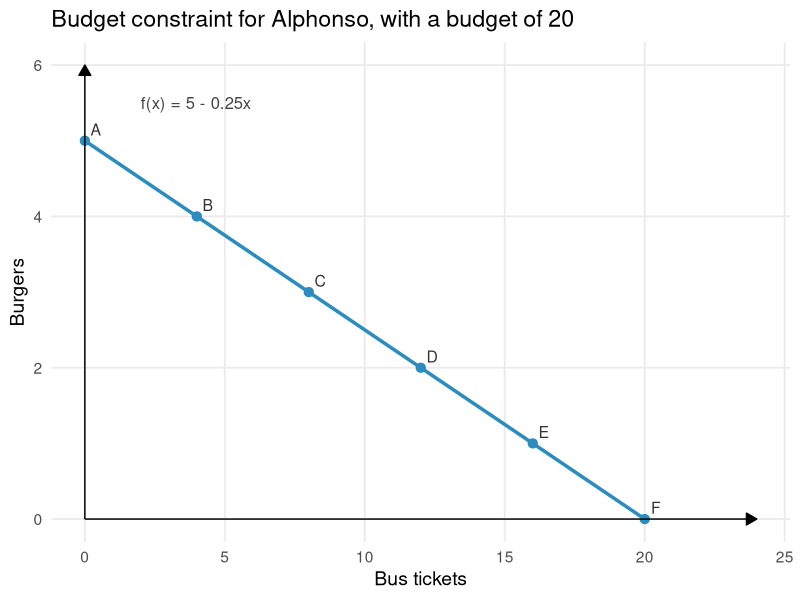

This chart was generated by the following R code:
## ---- chunk 1
#| fig-width: 7
#| fig-height: 4
#| fig-align: center

library(ggplot2)

# Define the function: f(x) = 5 - 0.25x
f <- function(x) 5 - 0.25 * x

# Data for the line on [0, 20] only
line_df <- data.frame(
  x = seq(0, 20, length.out = 200)
)
line_df$y <- f(line_df$x)

# Points at x = 0, 4, 8, 12, 16, 20 with labels A-F
x_pts <- seq(0, 20, by = 4)
pts_df <- data.frame(
  x = x_pts,
  y = f(x_pts),
  lab = LETTERS[1:6]
)

ggplot() +
  geom_line(data = line_df, aes(x, y), linewidth = 1.2, color = "#2b8cbe") +
  geom_point(data = pts_df, aes(x, y), size = 2.8, color = "#2b8cbe") +
  geom_text(data = pts_df, aes(x, y, label = lab),
            nudge_x = 0.4, nudge_y = 0.15, size = 4, color = "#333333") +
  annotate("text", x = 2, y = 5.5, label = "f(x) = 5 - 0.25x", hjust = 0,
           size = 4.2, color = "#444") +
  scale_x_continuous(limits = c(0, 24)) +
  scale_y_continuous(limits = c(0, 6)) +
  labs(title = "Budget constraint for Alphonso, with a budget of 20",
       x = "Bus tickets",
       y = "Burgers") +
  theme_minimal(base_size = 14) +
  theme(
    panel.grid.minor = element_blank()
  )+
   annotate("segment", x = 0, xend = 24, y = 0, yend = 0,
           arrow = arrow(length = unit(0.3, "cm"), type = "closed")) +
  annotate("segment", x = 0, xend = 0, y = 0, yend = 6,
           arrow = arrow(length = unit(0.3, "cm"), type = "closed")) +
  annotate("text", x = 24, y = -0.2, label = "x", hjust = 1, vjust = 1, size = 5) +
  annotate("text", x = -0.5, y = 6, label = "y", hjust = 1, vjust = 1, size = 5)

